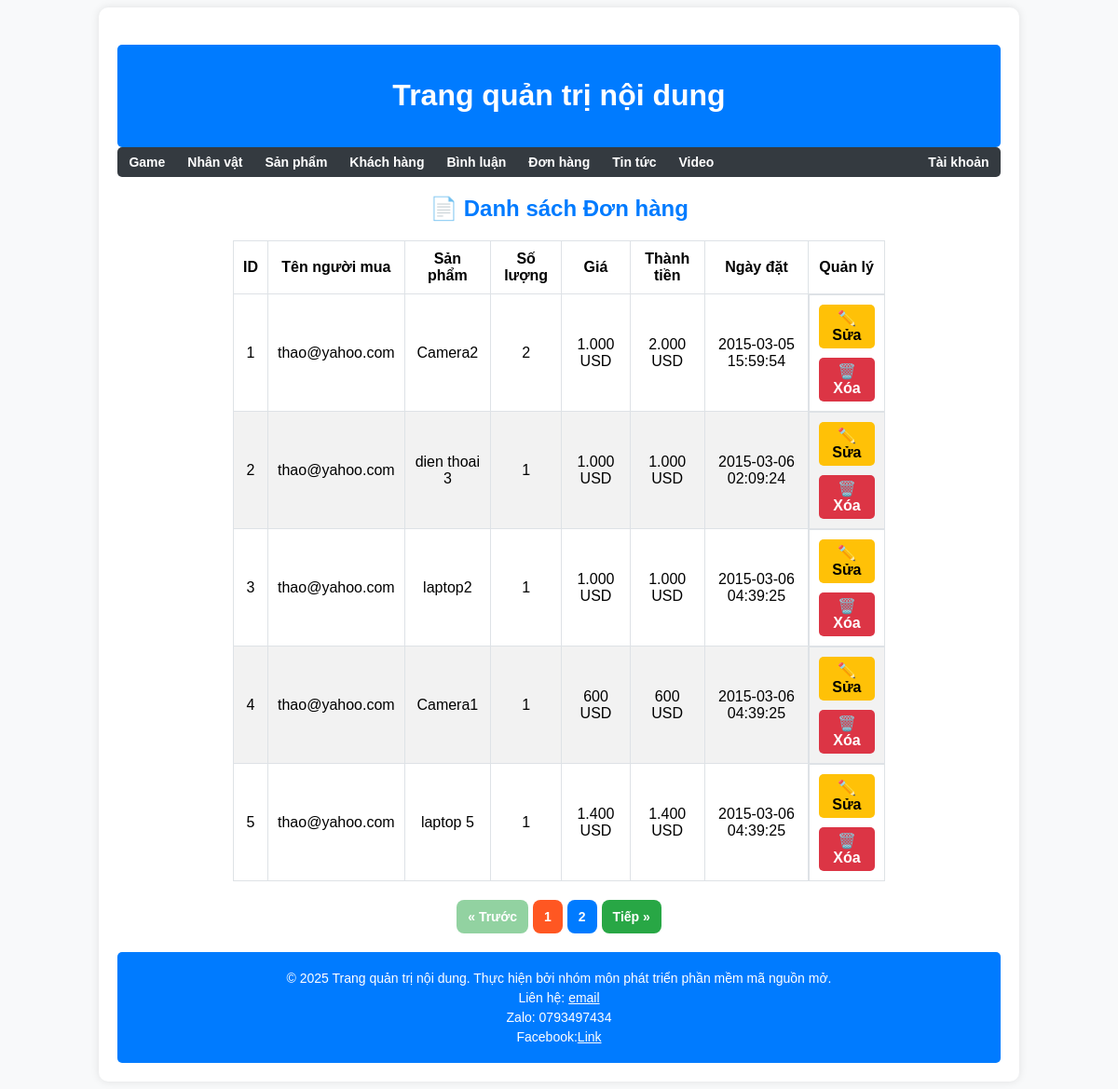
Page /admin/modules/donhang/list_donhang.php on the committed database.
### tables this page shows
CREATE TABLE `cart_detail` (
  `id` int(11) NOT NULL,
  `cart_id` int(11) NOT NULL,
  `product_id` int(11) NOT NULL,
  `quantity` int(11) NOT NULL DEFAULT 1,
  `price` int(11) NOT NULL
);

CREATE TABLE `cart` (
  `id` int(11) NOT NULL,
  `fullname` text NOT NULL,
  `date` timestamp NOT NULL DEFAULT current_timestamp()
);

CREATE TABLE `products` (
  `product_id` int(100) NOT NULL,
  `product_cat` int(100) NOT NULL,
  `product_brand` int(100) NOT NULL,
  `product_title` varchar(255) NOT NULL,
  `product_price` int(100) NOT NULL,
  `product_desc` text NOT NULL,
  `product_image` text NOT NULL,
  `product_keywords` text NOT NULL
);

### admin/modules/donhang/list_donhang.php (the view, shortened to what this page needs)
<?php
include('../config.php');
$limit = 5;
$page = isset($_GET['page']) ? (int)$_GET['page'] : 1;
$offset = ($page - 1) * $limit;
$total_sql = "SELECT COUNT(DISTINCT cart.id) AS total FROM cart";
$total_result = mysqli_query($conn, $total_sql);
$total_records = 0;
if ($total_result) {
    $total_row = mysqli_fetch_assoc($total_result);
    $total_records = $total_row['total'];
} else {
    die("❌ Lỗi truy vấn tổng số đơn hàng: " . mysqli_error($conn));
}
$total_pages = ($total_records > 0) ? ceil($total_records / $limit) : 1;
$sql = "
    SELECT
        cart.id,
        cart.fullname,
        cart.date,
        cart_detail.product_id,
        cart_detail.quantity,
        cart_detail.price,
        products.product_title
    FROM cart
    INNER JOIN cart_detail ON cart_detail.cart_id = cart.id
    INNER JOIN products ON products.product_id = cart_detail.product_id
    LIMIT $limit OFFSET $offset
";
$run_cart = mysqli_query($conn, $sql);
?>
<!DOCTYPE html>
<html lang="vi">
<head>
    <link rel="stylesheet" type="text/css" href="../css.css">
</head>
<body>
<div class="wrapper">
    <?php include('../header.php'); ?>
    <div class="d-flex justify-content-between align-items-center mb-3 table-container">
        <h2 class="text-primary">📄 Danh sách Đơn hàng</h2>
    </div>
    <div class="table-container">
        <table class="table table-bordered table-hover">
            <thead class="table-dark">
                <tr>
                    <th>ID</th>
                    <th>Tên người mua</th>
                    <th>Sản phẩm</th>
                    <th>Số lượng</th>
                    <th>Giá</th>
                    <th>Thành tiền</th>
                    <th>Ngày đặt</th>
                    <th>Quản lý</th>
                </tr>
            </thead>
            <tbody>
            <?php
            $i = $offset + 1;
            while ($dong_cart = mysqli_fetch_array($run_cart, MYSQLI_ASSOC)) {
                $thanh_tien = $dong_cart['quantity'] * $dong_cart['price'];
            ?>
                <tr>
                    <td><?php echo $i; ?></td>
                    <td><?php echo htmlspecialchars($dong_cart['fullname'], ENT_QUOTES, 'UTF-8'); ?></td>
                    <td><?php echo htmlspecialchars($dong_cart['product_title'], ENT_QUOTES, 'UTF-8'); ?></td>
                    <td><?php echo $dong_cart['quantity']; ?></td>
                    <td><?php echo number_format($dong_cart['price'], 0, ',', '.'); ?> USD</td>
                    <td><?php echo number_format($thanh_tien, 0, ',', '.'); ?> USD</td>
                    <td><?php echo $dong_cart['date']; ?></td>
                    <td class="d-flex">
                        <a href="sua.php?id=<?php echo $dong_cart['id']; ?>" class="btn-edit">✏️ Sửa</a>
                        <a href="xuly.php?id=<?php echo $dong_cart['id']; ?>" onclick="return confirm('Bạn có chắc muốn xóa đơn hàng này?');" class="btn-delete">🗑️ Xóa</a>
                    </td>
                </tr>
            <?php
                $i++;
            }
            ?>
            </tbody>
        </table>
    </div>
    <div class="pagination">
        <form method="GET">
            <button type="submit" name="page" value="<?php echo max(1, $page - 1); ?>" class="btn prev <?php echo ($page == 1) ? 'disabled' : ''; ?>">« Trước</button>
        </form>
        <?php for ($i = 1; $i <= $total_pages; $i++) : ?>
            <form method="GET">
                <button type="submit" name="page" value="<?php echo $i; ?>" class="btn <?php echo ($i == $page) ? 'active' : ''; ?>">
                    <?php echo $i; ?>
                </button>
            </form>
        <?php endfor; ?>
        <form method="GET">
            <button type="submit" name="page" value="<?php echo min($total_pages, $page + 1); ?>" class="btn next <?php echo ($page == $total_pages) ? 'disabled' : ''; ?>">Tiếp »</button>
        </form>
    </div>
    <?php include('../footer.php'); ?>
</div>
</body>
</html>

### admin/modules/css.css (style rules this page uses)
body { background-color: #f8f9fa; font-family: Arial, sans-serif; }
.wrapper { width: 80%; margin: auto; background: white; padding: 20px; border-radius: 10px; box-shadow: 0 0 10px rgba(0, 0, 0, 0.1); }
.table-container { max-width: 700px; margin: auto; }
table { width: 100%; border-collapse: collapse; margin-top: 10px; }
table th, table td { padding: 10px; text-align: center; border: 1px solid #dee2e6; }
table tr:nth-child(even) { background-color: #f2f2f2; }
td, th { text-align: center; vertical-align: middle; }
td.d-flex { display: grid; gap: 10px; justify-content: center; }
.btn-edit { background-color: #ffc107; color: black; font-weight: bold; padding: 5px 10px; border-radius: 5px; transition: 0.3s; text-decoration: none; }
.btn-delete { background-color: #dc3545; color: white; font-weight: bold; padding: 5px 10px; border-radius: 5px; transition: 0.3s; text-decoration: none; }
h2 { text-align: center; margin-bottom: 20px; color: #007bff; }
form { text-align: center; }
.pagination { margin-top: 20px; display: flex; justify-content: center; gap: 5px; }
.pagination .btn { padding: 10px 12px; font-size: 14px; color: #fff; background: #007bff; border: none; border-radius: 8px; cursor: pointer; transition: 0.3s ease-in-out; font-weight: bold; }
.pagination .active { background: #ff5722; pointer-events: none; }
.pagination .prev, .pagination .next { background: #28a745; }
.pagination .disabled { opacity: 0.5; cursor: not-allowed; }
.pagination form { display: inline-block; }

### rows in the picture
cart_detail: cart.fullname "thao@yahoo.com", product.product_title "Camera2", quantity "2", price "1.000", thanh_tien "2.000", cart.date "2015-03-05 15:59:54"
cart_detail: cart.fullname "thao@yahoo.com", product.product_title "dien thoai 3", quantity "1", price "1.000", thanh_tien "1.000", cart.date "2015-03-06 02:09:24"
cart_detail: cart.fullname "thao@yahoo.com", product.product_title "laptop2", quantity "1", price "1.000", thanh_tien "1.000", cart.date "2015-03-06 04:39:25"
cart_detail: cart.fullname "thao@yahoo.com", product.product_title "Camera1", quantity "1", price "600", cart.date "2015-03-06 04:39:25"
cart_detail: cart.fullname "thao@yahoo.com", product.product_title "laptop 5", quantity "1", price "1.400", thanh_tien "1.400", cart.date "2015-03-06 04:39:25"
